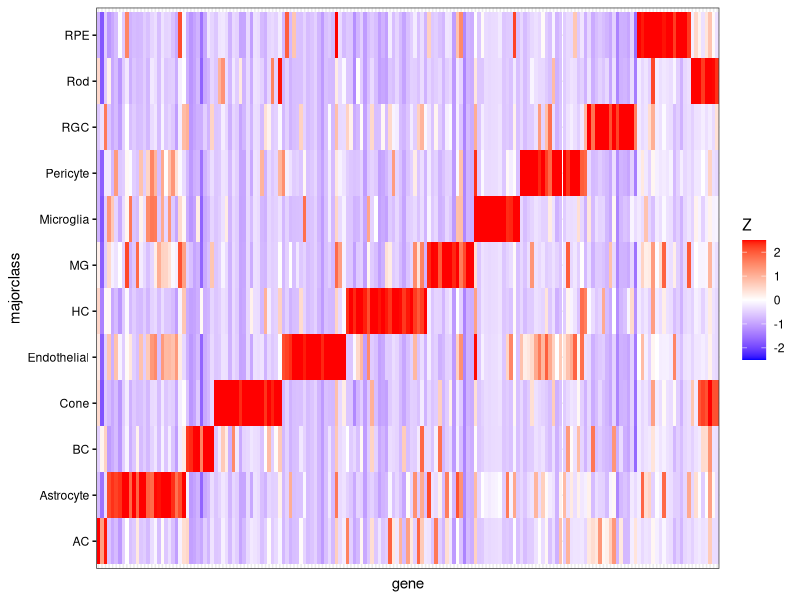
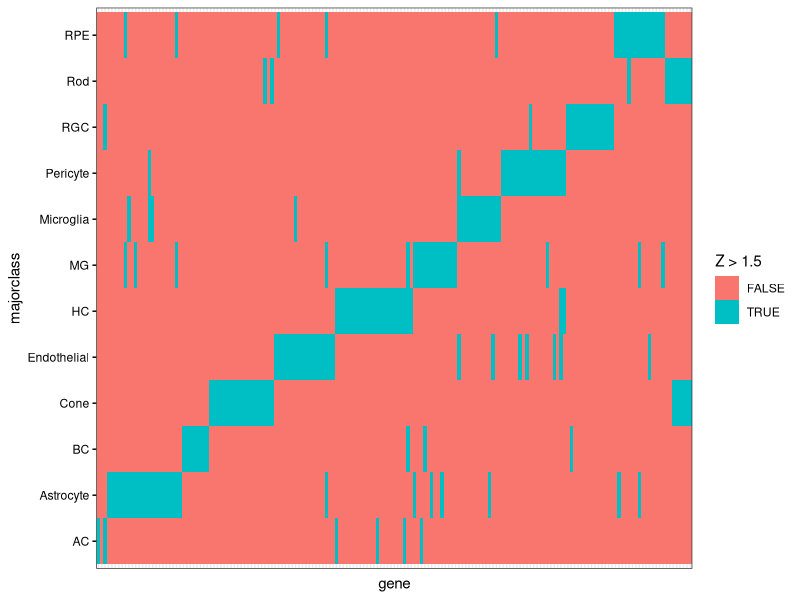
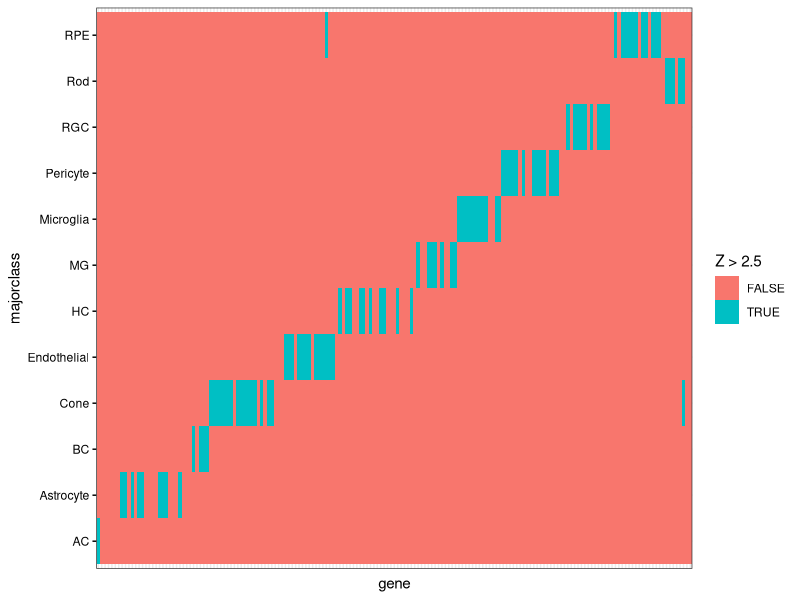

The R source for these figures, in order:
library(ggplot2)
library(reshape2)
library(scales)

heatmap_values = read.table("spreadsheets/normalized_majorclass_Z_expression.csv", sep = ',', header = TRUE)
heatmap_values_long = melt(heatmap_values, variable.name = "gene", value.name = 'Z')

zheat = ggplot(heatmap_values_long, aes(gene, majorclass, fill = Z)) +
  geom_tile() +
  scale_fill_gradient2(low = "blue", high = "red", limits = c(-2.5,2.5), oob = squish) +
  theme_bw() +
  theme(
    axis.text.x = element_blank(),
    axis.ticks.x = element_blank(),
    axis.ticks.y = element_line(color = "black"),
    axis.text.y = element_text(color = "black")
  )

ggsave(filename = "figures/zheat_majorclass.png", zheat)

zheat = ggplot(heatmap_values_long, aes(gene, majorclass, fill = Z > 1.5)) +
  geom_tile() +
  theme_bw() +
  theme(
    axis.text.x = element_blank(),
    axis.ticks.x = element_blank(),
    axis.ticks.y = element_line(color = "black"),
    axis.text.y = element_text(color = "black")
  )

ggsave(filename = "figures/zheat_majorclass_threshold1.5.png", zheat)

make_threshold_heatmap <- function(Zthres) {
  zheat = ggplot(heatmap_values_long, aes(gene, majorclass, fill = Z > Zthres)) +
    geom_tile() +
    theme_bw() +
    theme(
      axis.text.x = element_blank(),
      axis.ticks.x = element_blank(),
      axis.ticks.y = element_line(color = "black"),
      axis.text.y = element_text(color = "black")
    ) +
    labs(fill = paste0("Z > ", Zthres))

  ggsave(filename = paste0("figures/zheat_majorclass_threshold.", Zthres, ".png"), zheat)
}
make_threshold_heatmap(2.5)
